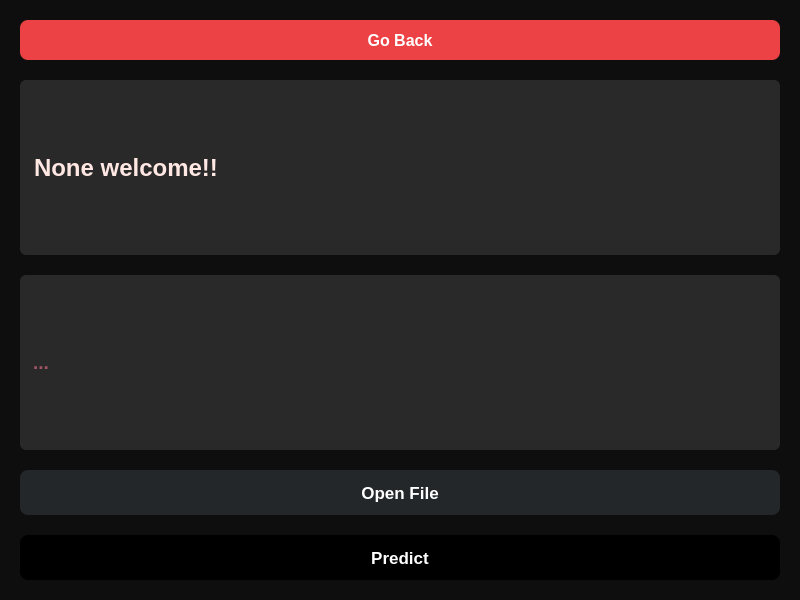
<?xml version="1.0" encoding="UTF-8"?>
<ui version="4.0">
 <class>Home</class>
 <widget class="QWidget" name="Home">
  <property name="geometry">
   <rect>
    <x>0</x>
    <y>0</y>
    <width>800</width>
    <height>600</height>
   </rect>
  </property>
  <property name="windowTitle">
   <string>Home Page</string>
  </property>
  <property name="styleSheet">
   <string notr="true">
     QWidget {
       background-color: #0e0e0e;
     }
     QLabel {
       color: #FFE8E3;
       font-size: 18pt;
       font-weight: bold;
       background-color: #2A2929;
       border-radius: 6px;
       padding: 8px;
     }
     QLabel#articleLabel {
       color: #A25467;
       font-size: 14pt;
       font-weight: bold;
       background-color: #2A2929;
     }
     QPushButton {
       background-color: #5865f2;
       color: white;
       font-size: 13pt;
       font-weight: bold;
       border: none;
       border-radius: 8px;
       padding: 10px 20px;
     }
     QPushButton:hover {
       background-color: #4752c4;
     }
     QPushButton#goBackButton {
       background-color: #ed4245;
       font-size: 12pt;
     }
     QPushButton#goBackButton:hover {
       background-color: #c93638;
     }
     QPushButton#openFileButton {
       background-color: #23272a;
     }
     QPushButton#predictButton {
       background-color: #000000;
     }
   </string>
  </property>

  <layout class="QVBoxLayout" name="mainLayout">
   <property name="spacing">
    <number>20</number>
   </property>
   <property name="leftMargin">
    <number>20</number>
   </property>
   <property name="topMargin">
    <number>20</number>
   </property>
   <property name="rightMargin">
    <number>20</number>
   </property>
   <property name="bottomMargin">
    <number>20</number>
   </property>

   <!-- Go Back Button -->
   <item>
    <widget class="QPushButton" name="goBackButton">
     <property name="minimumSize">
      <size>
       <width>80</width>
       <height>40</height>
      </size>
     </property>
     <property name="text">
      <string>Go Back</string>
     </property>
    </widget>
   </item>

   <!-- Patient Name Label -->
   <item>
    <widget class="QLabel" name="patientNameLabel">
     <property name="minimumHeight">
      <number>60</number>
     </property>
     <property name="alignment">
      <set>Qt::AlignVCenter|Qt::AlignLeft</set>
     </property>
     <property name="text">
      <string>None welcome!!</string>
     </property>
    </widget>
   </item>

   <!-- Article Label -->
   <item>
    <widget class="QLabel" name="articleLabel">
     <property name="minimumHeight">
      <number>300</number>
     </property>
     <property name="wordWrap">
      <bool>true</bool>
     </property>
     <property name="text">
      <string>...</string>
     </property>
    </widget>
   </item>

   <!-- Open File Button -->
   <item>
    <widget class="QPushButton" name="openFileButton">
     <property name="minimumSize">
      <size>
       <width>150</width>
       <height>45</height>
      </size>
     </property>
     <property name="text">
      <string>Open File</string>
     </property>
    </widget>
   </item>

   <!-- Predict Button -->
   <item>
    <widget class="QPushButton" name="predictButton">
     <property name="minimumSize">
      <size>
       <width>150</width>
       <height>45</height>
      </size>
     </property>
     <property name="text">
      <string>Predict</string>
     </property>
    </widget>
   </item>

  </layout>
 </widget>
 <resources/>
 <connections/>
</ui>
